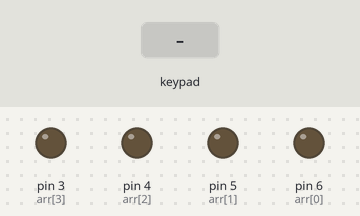
Bench run of a sketch on a simulated Arduino Leonardo, built with avr-gcc and run on an emulated ATmega32U4. On the bench: output pins drawn as LEDs (lit = HIGH). Dashed ring = blinking. The test bench sets the inputs (shaded band).

Above: at 1.2 s.
1.3 s: keypad keys 1 3 1 2 1 1 1 0 pressed 0.4 s apart
At 3.8 s:
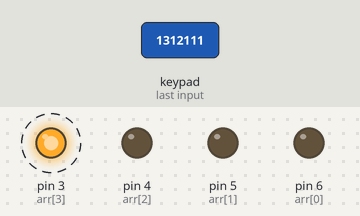
6.0 s: key '4' pressed
At 7.2 s:
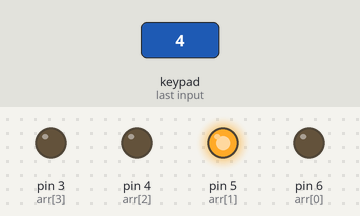
7.5 s: key '5' pressed
At 8.7 s:
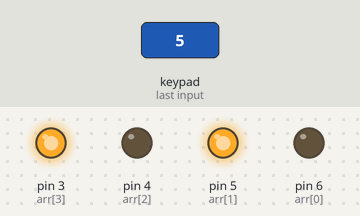
9.0 s: keypad keys 9 8 7 pressed 0.4 s apart
At 10.5 s:
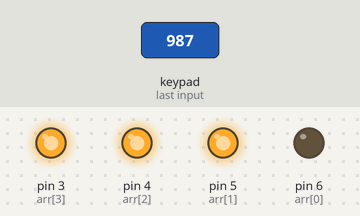
11.7 s: key '6' pressed
At 12.0 s:
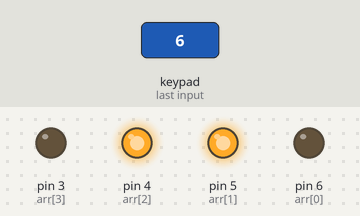
13.2 s: key '1' pressed
At 14.4 s:
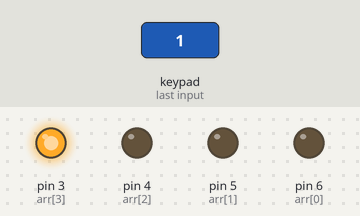
Timing chart, 0 to 15.7 s (numbered marks = the images above; inputs shaded):
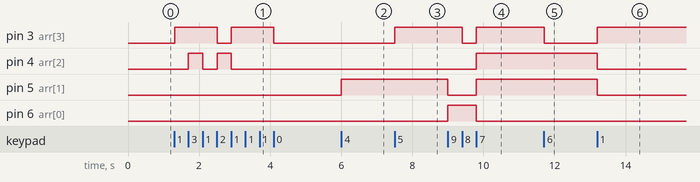

The sketch:

key_7seg.ino
```cpp
#include <Keyboard.h>
#include <Keypad.h>
int i=0;
int arr[4]={6,5,4,3};
int dis[10][4]{
  {0,0,0,0},
  {0,0,0,1},
  {0,0,1,0},
  {0,0,1,1},
  {0,1,0,0},
  {0,1,0,1},
  {0,1,1,0},
  {0,1,1,1},
  {1,0,0,0},
  {1,0,0,1},
  };
const byte rows=4;
const byte col=3;
char keys[rows][col]={
  {'1','2','3'},
  {'4','5','6'},
  {'7','8','9'},
  {'#','0','*'},
  };
  byte rowpins[rows]={13,12,11,10};
  byte colpins[col]={9,8,7};
  Keypad keypad=Keypad(makeKeymap(keys),rowpins,colpins,rows,col);
void setup() {
  for(i=0;i<4;i++){
    pinMode(arr[i],OUTPUT);
    }

}

void loop() {

  char key = keypad.getKey();

switch(key){
  case'0':
  for(i=0;i<4;i++){
  digitalWrite(arr[i],dis[0][i]);
  }
  break;
   case'1':
  for(i=0;i<4;i++){
  digitalWrite(arr[i],dis[1][i]);
  }
  break;
   case'2':
  for(i=0;i<4;i++){
  digitalWrite(arr[i],dis[2][i]);
  }
  break;
   case'3':
  for(i=0;i<4;i++){
  digitalWrite(arr[i],dis[3][i]);
  }
  break;
   case'4':
  for(i=0;i<4;i++){
  digitalWrite(arr[i],dis[4][i]);
  }
  break;
   case'5':
  for(i=0;i<4;i++){
  digitalWrite(arr[i],dis[5][i]);
  }
  break;
  case'6':
  for(i=0;i<4;i++){
  digitalWrite(arr[i],dis[6][i]);
  }
  break;
  case'7':
  for(i=0;i<4;i++){
  digitalWrite(arr[i],dis[7][i]);
  }
  break;
  case'8':
  for(i=0;i<4;i++){
  digitalWrite(arr[i],dis[8][i]);
  }
  break;
  case'9':
  for(i=0;i<4;i++){
  digitalWrite(arr[i],dis[9][i]);
  }
  break;
  default:
  break;
}

    }
```

Measured:
- after the input at 1.3 s, pin 3 (arr[3]): alternates HIGH for 1.2 s and LOW for 0.40 s, starting at once; pin 4 (arr[2]): alternates HIGH for 0.40 s and LOW for 0.40 s, 4 changes in all, then stays LOW, starting after 0.40 s
- after the input at 6.0 s, pin 5 (arr[1]): LOW → HIGH at once
- after the input at 7.5 s, pin 3 (arr[3]): LOW → HIGH at once
- after the input at 9.0 s, pin 3 (arr[3]): HIGH → LOW after 0.40 s, → HIGH 0.40 s later; pin 4 (arr[2]): LOW → HIGH after 0.81 s; pin 5 (arr[1]): HIGH → LOW at once, → HIGH 0.81 s later; pin 6 (arr[0]): LOW → HIGH at once, → LOW 0.81 s later
- after the input at 11.7 s, pin 3 (arr[3]): HIGH → LOW at once
- after the input at 13.2 s, pin 3 (arr[3]): LOW → HIGH at once; pin 4 (arr[2]), pin 5 (arr[1]): HIGH → LOW at once
